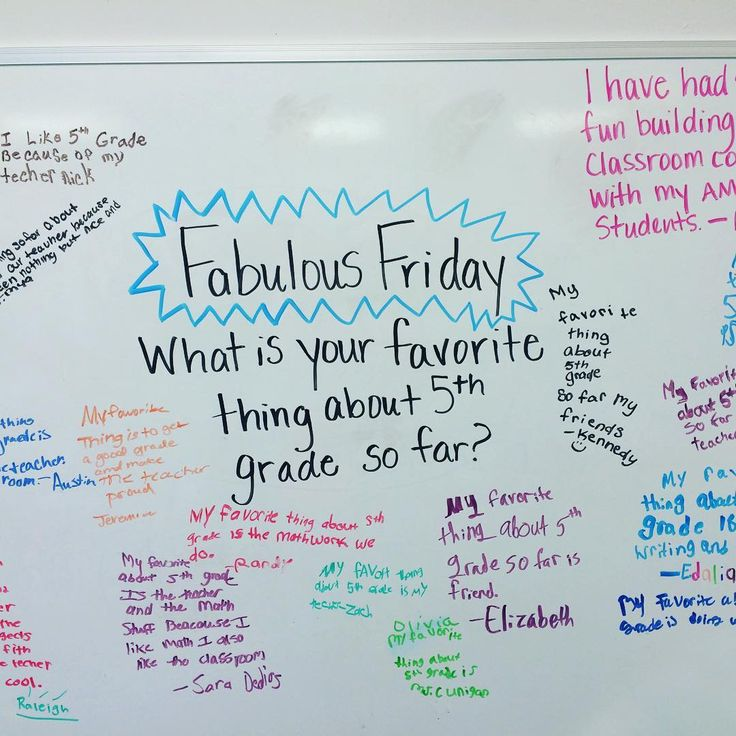
#> input picture whiteboardWithTextEx.jpg, 736 x 736 px
$ python EdgeDetectTest.py
#> lines starting #> are read from the running program, lines starting #| are printed output that depends on the picture
import cv2
import tkinter as tk
from tkinter import Scale
from PIL import Image, ImageTk

# Function to update brightness threshold and edge detection when slider values change
def update_images(min_thresh_val, max_thresh_val, param1_val, param2_val):
    min_thresh_val_float = float(min_thresh_val)
    max_thresh_val_float = float(max_thresh_val)

    _, thresh_img = cv2.threshold(img_gray, min_thresh_val_float, max_thresh_val_float, cv2.THRESH_BINARY)
    img_thresh_rgb = cv2.cvtColor(thresh_img, cv2.COLOR_GRAY2RGB)
    img_tk_thresh = ImageTk.PhotoImage(image=Image.fromarray(img_thresh_rgb))
    panel_thresh.configure(image=img_tk_thresh)
    panel_thresh.image = img_tk_thresh

    edges = cv2.Canny(img_gray, param1_val, param2_val)
    edges_rgb = cv2.cvtColor(edges, cv2.COLOR_GRAY2RGB)
    img_with_edges = cv2.addWeighted(img_rgb, 0.7, edges_rgb, 0.3, 0)
    img_tk = ImageTk.PhotoImage(image=Image.fromarray(img_with_edges))
    panel_edges.configure(image=img_tk)
    panel_edges.image = img_tk


# Load the image
img = cv2.imread("whiteboardWithTextEx.jpg")
#> img is the input picture: shape (736, 736, 3); mean B, G, R 201.4, 196.8, 185.9
img_rgb = cv2.cvtColor(img, cv2.COLOR_BGR2RGB)
img_gray = cv2.cvtColor(img_rgb, cv2.COLOR_RGB2GRAY)
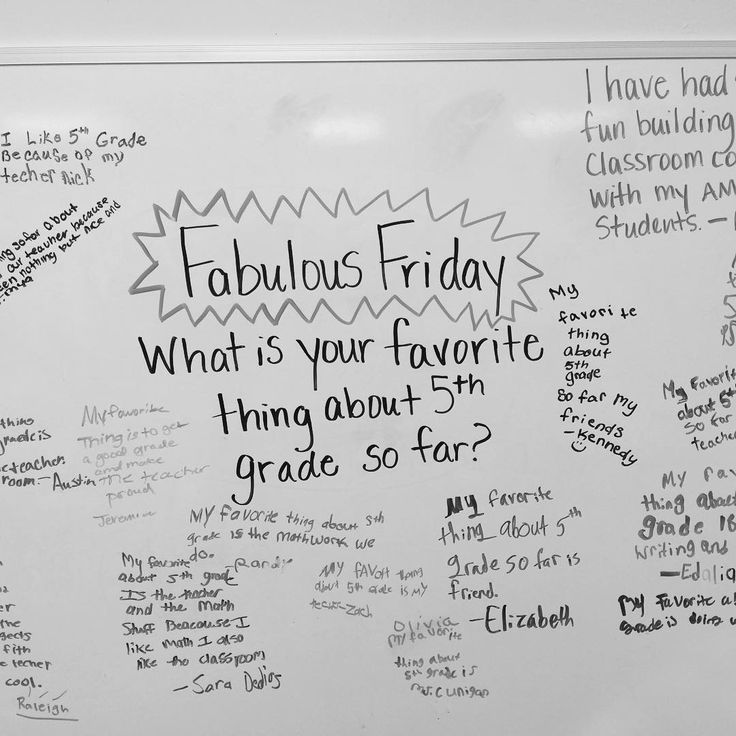
#> img_gray: shape (736, 736); min 1, max 254, mean 194

# Create a tkinter window
root = tk.Tk()
root.title("Image Processing")

# Create sliders for adjusting brightness threshold (min and max)
min_brightness_slider = Scale(root, from_=0, to=255, orient="horizontal", label="Min Brightness Threshold",
                              command=lambda val: update_images(val, max_brightness_slider.get(),
                                                               param1_slider.get(), param2_slider.get()))
min_brightness_slider.pack()
min_brightness_slider.set(0)  # initial value

max_brightness_slider = Scale(root, from_=0, to=255, orient="horizontal", label="Max Brightness Threshold",
                              command=lambda val: update_images(min_brightness_slider.get(), val,
                                                               param1_slider.get(), param2_slider.get()))
max_brightness_slider.pack()
max_brightness_slider.set(255)  # initial value

# Create sliders for adjusting edge detection parameters (param1 and param2)
param1_slider = Scale(root, from_=0, to=200, orient="horizontal", label="Param1",
                      command=lambda val: update_images(min_brightness_slider.get(), max_brightness_slider.get(),
                                                         int(val), param2_slider.get()))
param1_slider.pack()
param1_slider.set(50)  # initial value

param2_slider = Scale(root, from_=0, to=200, orient="horizontal", label="Param2",
                      command=lambda val: update_images(min_brightness_slider.get(), max_brightness_slider.get(),
                                                         param1_slider.get(), int(val)))
param2_slider.pack()
param2_slider.set(150)  # initial value

# Initial brightness thresholding and edge detection
#> (the run stopped early here; a loop or call above may not have finished)
